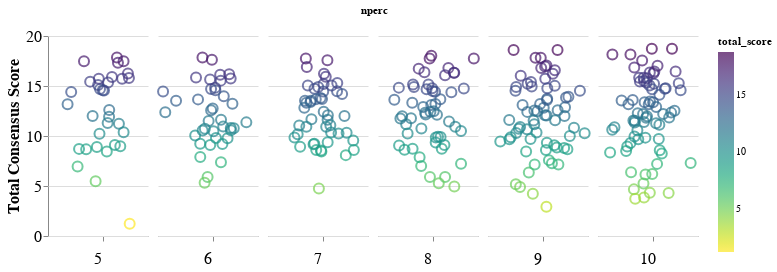

Notebook cell for this chart:
### Code cell
stripplot = alt.Chart(
    all_hex_df,
    #title=f"Prediction consensus matches"
).mark_point().encode(
    x=alt.X(
        'jitter:Q',
        title=None,
        axis=alt.Axis(values=[0], ticks=True, grid=False, labels=False),
        scale=alt.Scale()
    ),
    y=alt.Y('total_score:Q',axis=alt.Axis(title="Total Consensus Score")),
    color=alt.Color('total_score:Q',scale=alt.Scale(scheme='viridis'),sort='descending'),
    size=alt.value(100),
    tooltip=["desc:N","hex1:N",'hex2:N','total_score:Q'],
    column=alt.Column(
        'nperc:N', 
        header=alt.Header(
            labelFontSize=16,
            labelAngle=0,
            titleOrient='top',
            labelOrient='bottom',
            labelAlign='center',
            labelPadding=25,
       ),
    ),
).transform_calculate(
    # Generate Gaussian jitter with a Box-Muller transform
    jitter='sqrt(-2*log(random()))*cos(2*PI*random())'
).configure_facet(
    spacing=0
).configure_view(
    stroke=None
).configure_axis(
    labelFontSize=16,
    titleFontSize=16
).properties(height=200, width=100)

stripplot.save("consensus_varying_n_stripplot.html")
stripplot

### Figure 1 — Vega-Lite specification as saved in the notebook (floating-point values rounded to 4 significant figures; data arrays with more than 128 entries replaced by an {"elided": "..."} marker saying what was removed)
{"config": {"view": {"continuousWidth": 400, "continuousHeight": 300, "stroke": null}, "axis": {"labelFontSize": 16, "titleFontSize": 16}, "facet": {"spacing": 0}}, "data": {"name": "data-1f5c0dfa757332296811bf920587d00b"}, "mark": "point", "encoding": {"color": {"type": "quantitative", "field": "total_score", "scale": {"scheme": "viridis"}, "sort": "descending"}, "column": {"type": "nominal", "field": "nperc", "header": {"labelAlign": "center", "labelAngle": 0, "labelFontSize": 16, "labelOrient": "bottom", "labelPadding": 25, "titleOrient": "top"}}, "size": {"value": 100}, "tooltip": [{"type": "nominal", "field": "desc"}, {"type": "nominal", "field": "hex1"}, {"type": "nominal", "field": "hex2"}, {"type": "quantitative", "field": "total_score"}], "x": {"type": "quantitative", "axis": {"grid": false, "labels": false, "ticks": true, "values": [0]}, "field": "jitter", "scale": {}, "title": null}, "y": {"type": "quantitative", "axis": {"title": "Total Consensus Score"}, "field": "total_score"}}, "height": 200, "transform": [{"calculate": "sqrt(-2*log(random()))*cos(2*PI*random())", "as": "jitter"}], "width": 100, "$schema": "https://vega.github.io/schema/vega-lite/v4.0.2.json", "datasets": {"data-1f5c0dfa757332296811bf920587d00b": {"elided": "311 records"}}}
